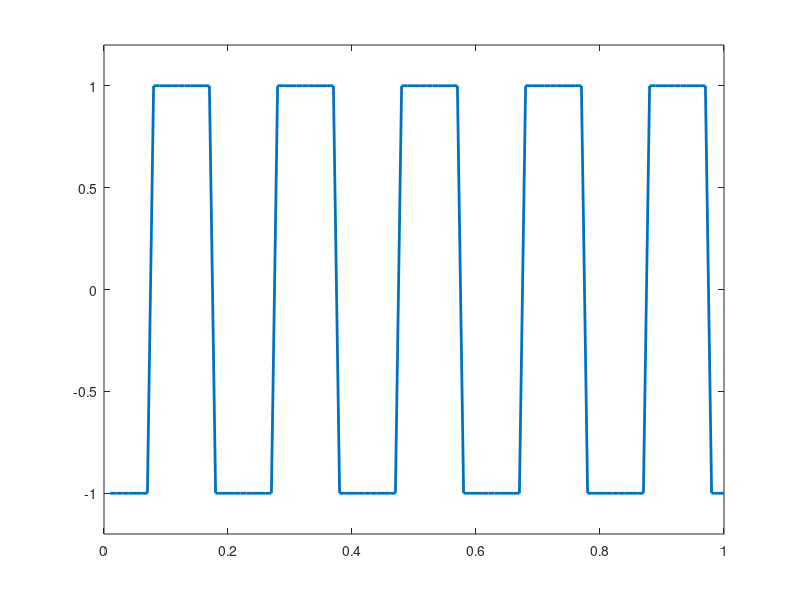

Here is the MATLAB script that generated this plot:
pkg load signal;

Fs=100;

t=(1:100)/Fs;

s1=square(2*pi*5*t + deg2rad(225));

plot(t,s1,'linewidth',2)

axis([0 1 -1.2 1.2])
